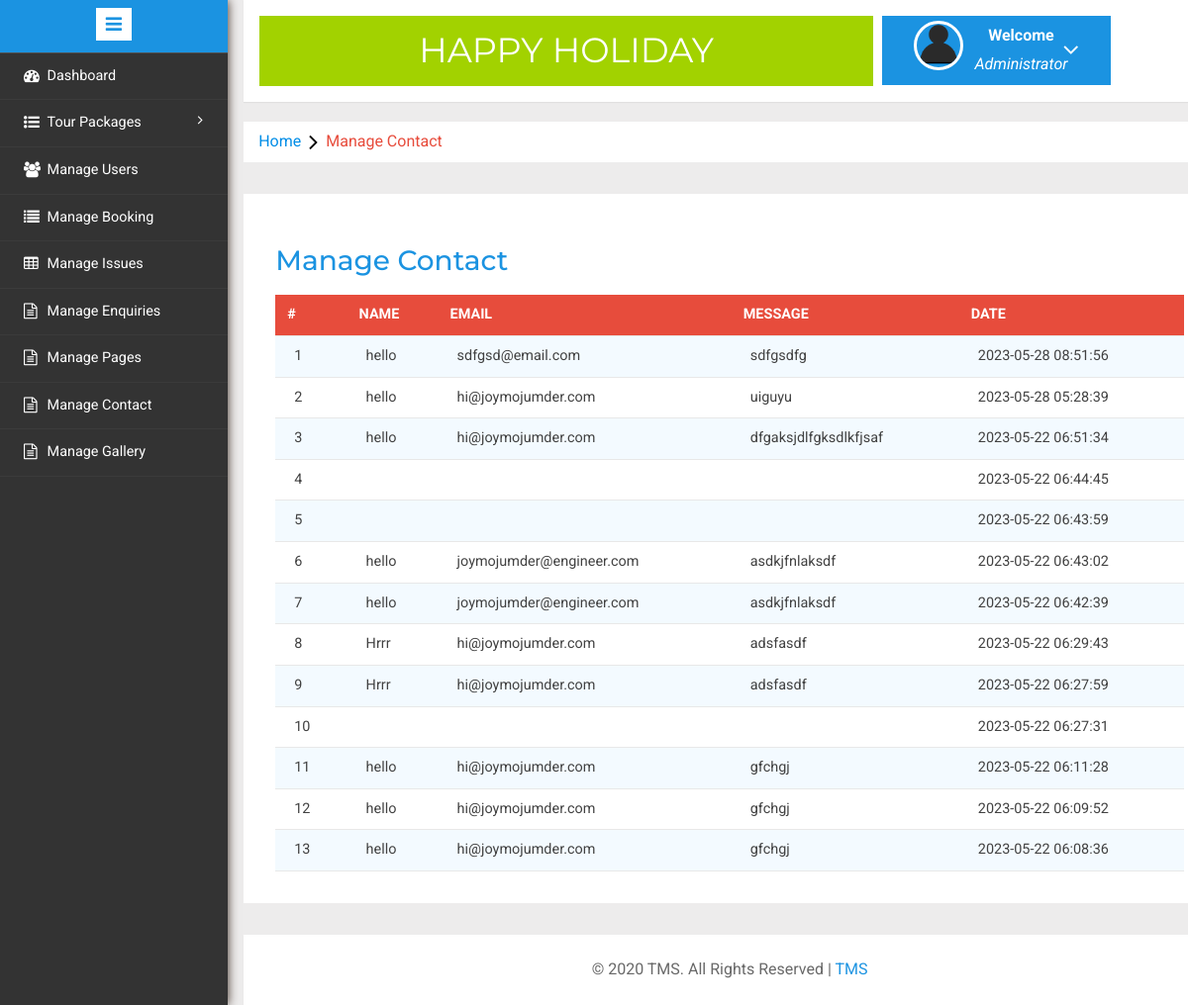
The page /admin/contact.php (signed in) on the database its author committed.
### tables this page shows
CREATE TABLE `tblcontact` (
  `id` int NOT NULL,
  `name` varchar(255) NOT NULL,
  `email` varchar(100) NOT NULL,
  `message` text NOT NULL,
  `contact_date` datetime NOT NULL
);

### admin/contact.php (the view, shortened to what this page needs)
<?php
include('includes/config.php');
if(strlen($_SESSION['alogin'])==0)
	{
header('location:index.php');
}
else{
	?>
<!DOCTYPE HTML>
<html>
<head>
<link href="css/bootstrap.min.css" rel='stylesheet' type='text/css' />
<link href="css/style.css" rel='stylesheet' type='text/css' />
<link rel="stylesheet" href="css/morris.css" type="text/css"/>
<link href="css/font-awesome.css" rel="stylesheet">
<link rel="stylesheet" type="text/css" href="css/table-style.css" />
<link rel="stylesheet" type="text/css" href="css/basictable.css" />
<link rel="stylesheet" href="css/icon-font.min.css" type='text/css' />
</head>
<body>
   <div class="page-container">
<div class="left-content">
	   <div class="mother-grid-inner">
				<?php include('includes/header.php');?>
				</div>
<ol class="breadcrumb">
                <li class="breadcrumb-item"><a href="index.html">Home</a><i class="fa fa-angle-right"></i>Manage Contact</li>
            </ol>
<div class="agile-grids">
				<div class="agile-tables">
					<div class="w3l-table-info">
					  <h2>Manage Contact</h2>
					    <table id="table">
						<thead>
						  <tr>
						  <th>#</th>
							<th>Name</th>
							<th>Email</th>
							<th>Message </th>
							<th>Date</th>
						  </tr>
						</thead>
						<tbody>
<?php $sql = "SELECT * FROM tblcontact ORDER BY id DESC";
$query = $dbh -> prepare($sql);
$query->execute();
$results=$query->fetchAll(PDO::FETCH_OBJ);
$cnt=1;
if($query->rowCount() > 0)
{
foreach($results as $result)
{				?>
						  <tr>
							<td><?php echo htmlentities($cnt);?></td>
							<td><?php echo htmlentities($result->name);?></td>
							<td><?php echo htmlentities($result->email);?></td>
							<td><?php echo htmlentities($result->message);?></td>
							<td><?php echo htmlentities($result->contact_date);?></td>
						  </tr>
						 <?php $cnt=$cnt+1;} }?>
						</tbody>
					  </table>
					</div>
			</div>
<?php include('includes/footer.php');?>
</div>
</div>
						<?php include('includes/sidebarmenu.php');?>
							</div>
</body>
</html>
<?php } ?>

### admin/css/table-style.css (style rules this page uses)
table { background: white; border-collapse: collapse; margin: 1.25em 0 0; width: 100%; }
table tr, table th, table td { border: none; border-bottom: 1px solid #e8e8e8; font-size: .95em; }
table th, table td { padding: 10px 12px; text-align: left; }
table th { background: #e74c3c; color: #fff; text-transform: uppercase; }
table tr td { background: #f3faff; color: #424242; }
table tr:nth-of-type(2n+2) td { background: #ffffff; }
table { width: 100%; }

### rows shown on the page
tblcontact: name "hello", email "sdfgsd@email.com", message "sdfgsdfg", contact_date "2023-05-28 08:51:56"
tblcontact: name "hello", email "hi@joymojumder.com", message "uiguyu", contact_date "2023-05-28 05:28:39"
tblcontact: name "hello", email "hi@joymojumder.com", message "dfgaksjdlfgksdlkfjsaf", contact_date "2023-05-22 06:51:34"
tblcontact: contact_date "2023-05-22 06:44:45"
tblcontact: contact_date "2023-05-22 06:43:59"
tblcontact: name "hello", email "joymojumder@engineer.com", message "asdkjfnlaksdf", contact_date "2023-05-22 06:43:02"
tblcontact: name "hello", email "joymojumder@engineer.com", message "asdkjfnlaksdf", contact_date "2023-05-22 06:42:39"
tblcontact: name "Hrrr", email "hi@joymojumder.com", message "adsfasdf", contact_date "2023-05-22 06:29:43"
tblcontact: name "Hrrr", email "hi@joymojumder.com", message "adsfasdf", contact_date "2023-05-22 06:27:59"
tblcontact: contact_date "2023-05-22 06:27:31"
tblcontact: name "hello", email "hi@joymojumder.com", message "gfchgj", contact_date "2023-05-22 06:11:28"
tblcontact: name "hello", email "hi@joymojumder.com", message "gfchgj", contact_date "2023-05-22 06:09:52"
tblcontact: name "hello", email "hi@joymojumder.com", message "gfchgj", contact_date "2023-05-22 06:08:36"
